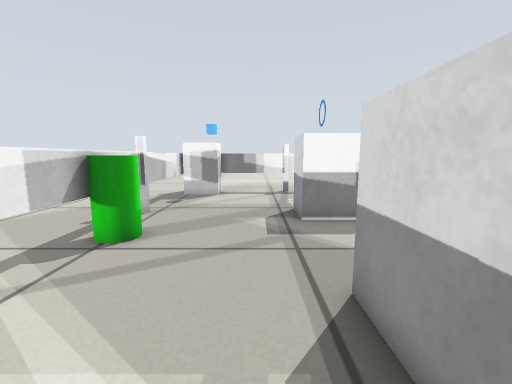
View 1 (above)

19 first-person views from a walk through a Gazebo world. The camera is 0.45 m above the floor, tilts 8° down and sees 90° across. The floor is counted in squares, 0.2 m on a side. Each view is taken from the middle of a square. On the plan, view 1 faces up. The plan holds only what a view shows up to about 16 squares ahead; the rest is blank. Robots are left out. Surface patterns are stand-ins for the level's own textures.

View 2
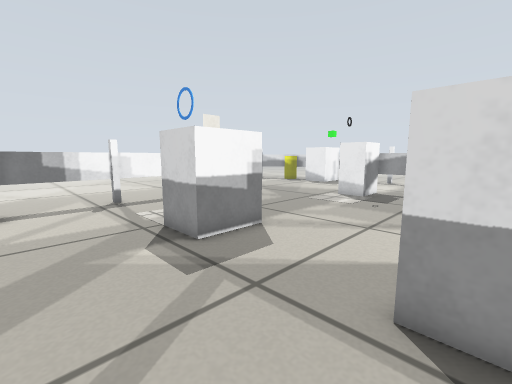

View 3
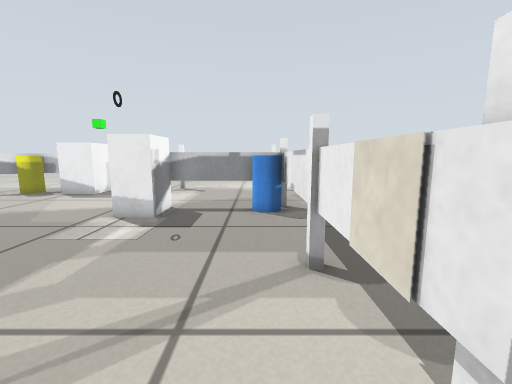

View 4
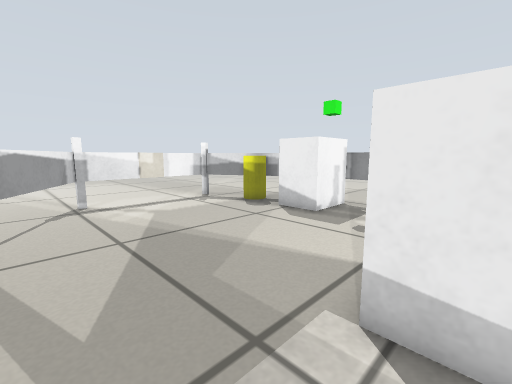

View 5
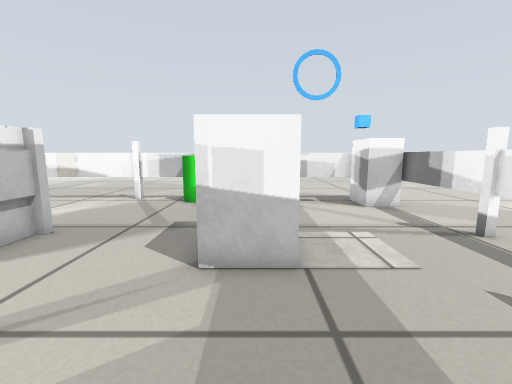

View 6
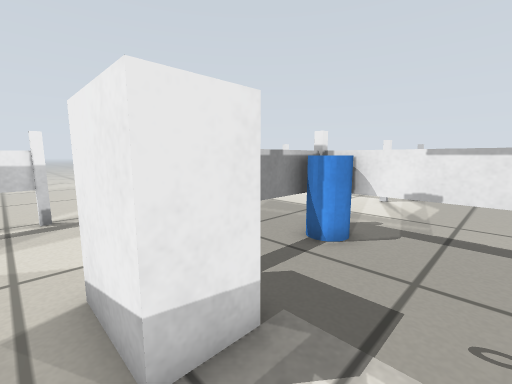

View 7
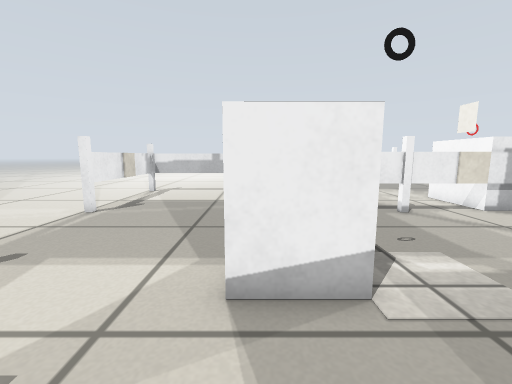

View 8
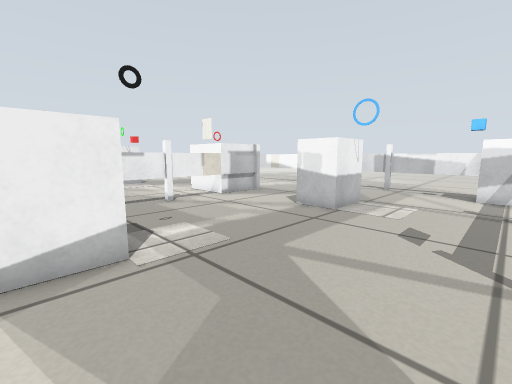

View 9
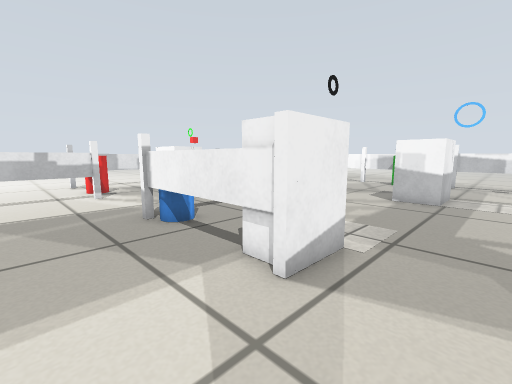

View 10
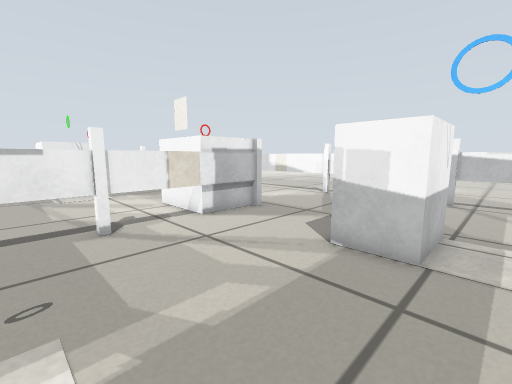

View 11
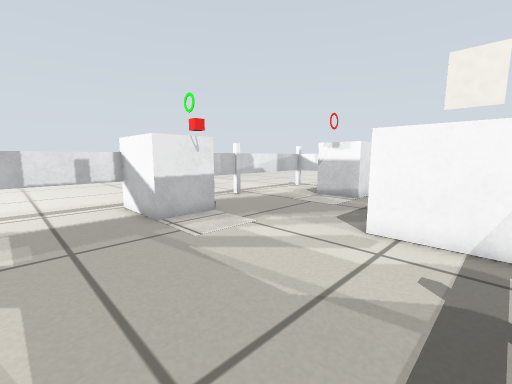

View 12
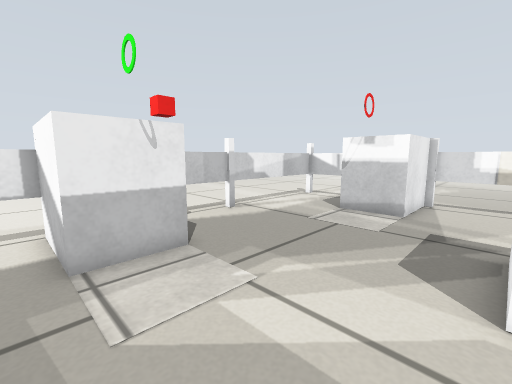

View 13
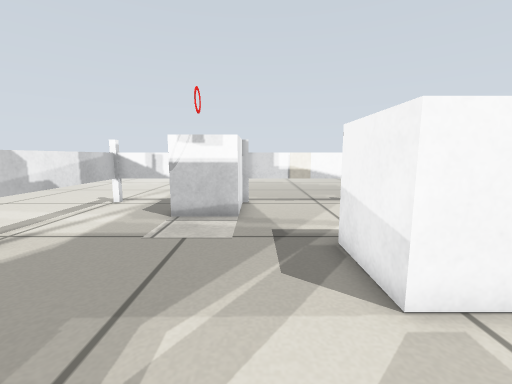

View 14
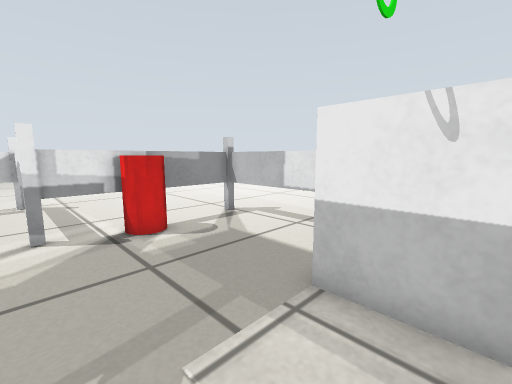

View 15
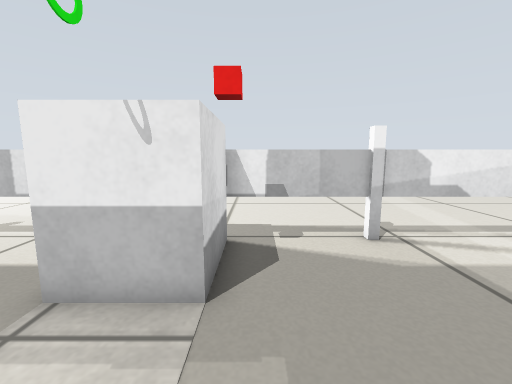

View 16
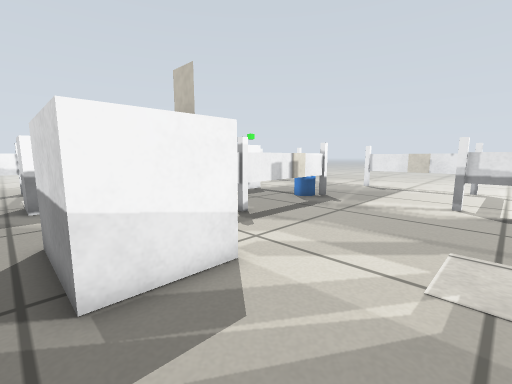

View 17
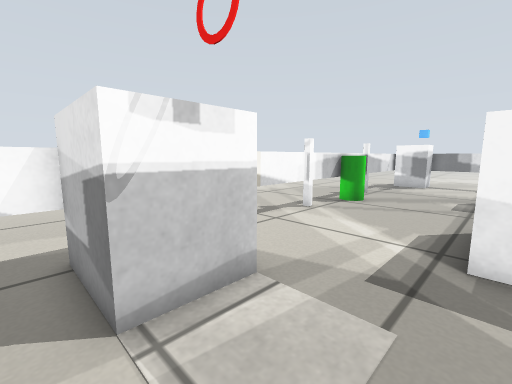

View 18
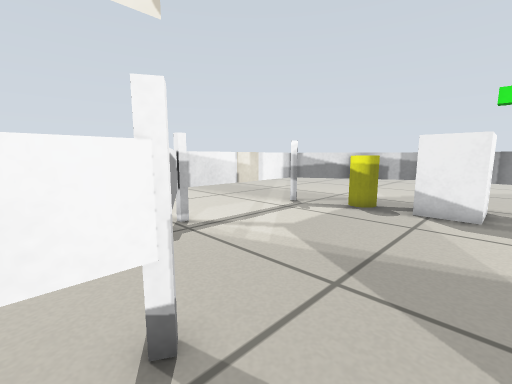

View 19
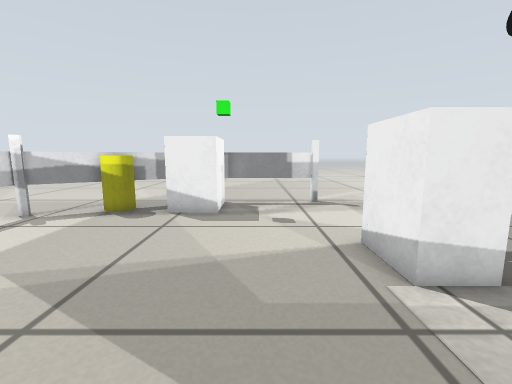

### Floor plan
Key: @ floor where view 1 was taken; # wall or solid block; x gap in a wall; . floor; = window, fence, low wall or low ledge; T thing the floor can be seen under or through.
Columns run from 6 left of view 1 to 22 right of it. Each row starts with its distance up from view 1.
 23     ...        ..............
 22 ........       ..TTTTTTTT....
 21 .........      ..T......T...
 20 ..........     .T........T.
 19 ...........  ..T.........T...
 18  ..........  ..T.........TT..
 17    .....T..  .T...........T.
 16   ###==T.T===#..........#
 15  .###...................####.
 14  ..........................#.
 13  ..........................#.
 12  ..........................#.
 11  .......###................#.
 10  x......###.......TTT......#.
  9   ......###.......TTT........
  8  ...................T........
  7  ##.................T........
  6  ##.................T........
  5  ..................TT........
  4  x......TTTTTTxTTTTTT......#.
  3  .......# T................#.
  2  .......###................#.
  1  .......###................#.
  0  x....@.###................#.
 -1  ..........................#.
 -2  ..........................#.
 -3  ####...............TTTTTTT#.
 -4    ##...............T........
 -5  ####...............T........
 -6  ...........###.....T........
 -7  ...........###.....T....
 -8  ...........###.....T.....
 -9 ..TTTTTTTTTT####TTTT.......
-10 ............. .............

Where each view was taken, in squares from view 1:
view 1: 0 up, 0 right, facing up
view 2: 3 up, 2 left, facing up-right
view 3: 5 up, 3 right, facing right
view 4: 9 up, 9 right, facing up-right
view 5: 10 up, 9 right, facing left
view 6: 11 up, 10 right, facing down-right
view 7: 14 up, 14 right, facing down
view 8: 16 up, 14 right, facing down-left
view 9: 13 up, 18 right, facing down-left
view 10: 12 up, 10 right, facing down-left
view 11: 3 up, 12 right, facing down-left
view 12: 0 up, 9 right, facing down-left
view 13: 2 down, 8 right, facing left
view 14: 2 down, 6 right, facing down-right
view 15: 2 down, 5 right, facing down
view 16: 4 down, 1 right, facing up-right
view 17: 6 down, 2 right, facing up-left
view 18: 14 up, 7 right, facing up-right
view 19: 13 up, 8 right, facing right
